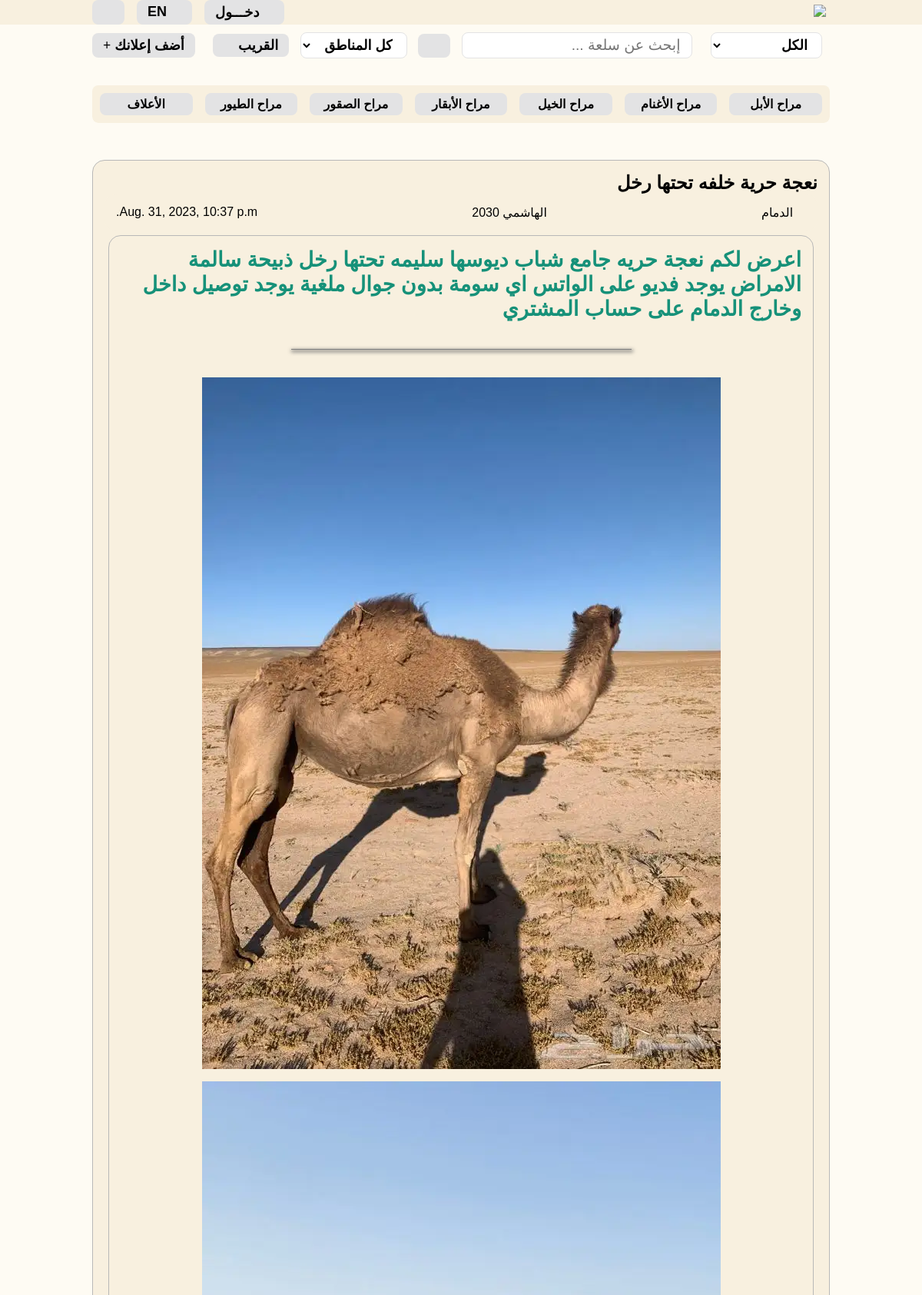
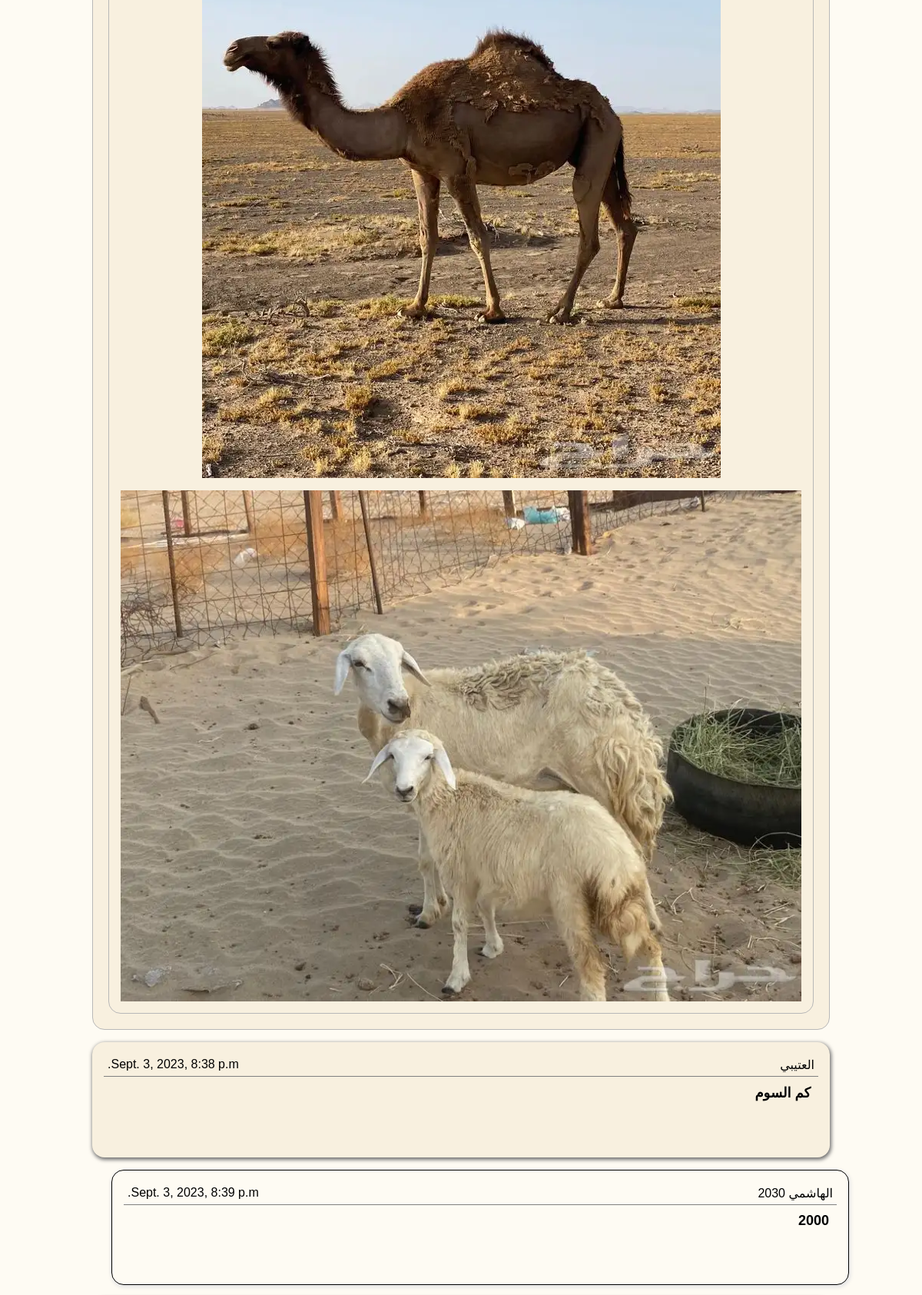
Screenshot of /post/detail/1 (upper part) with the database file from the repository (2 pictures, top to bottom).
### post_app/models.py (models this page shows, shortened)
class Post_Category(models.Model):
    name         = models.CharField(max_length=250, blank=True, null=True)
    created_date = models.DateTimeField(auto_now_add=True)
    last_update  = models.DateTimeField(auto_now=True)
    slug         = models.SlugField(max_length=100, unique=True, null=True)
    class Meta:
        verbose_name = 'category'
        verbose_name_plural = 'categories'

class Post(models.Model):
    status       = models.CharField(max_length=150, default='published')
    subject      = models.CharField(max_length=250, blank=True, null=True)
    created_by   = models.ForeignKey(User, on_delete=models.DO_NOTHING, blank=True, null=True)
    location     = models.ForeignKey(Location, on_delete=models.DO_NOTHING, null=True, blank=True)
    text         = models.TextField(max_length=1000, blank=True, null=True)
    category     = models.ForeignKey(Post_Category, on_delete=models.DO_NOTHING, blank=True, null=True)
    sub_category     = models.ForeignKey(Sub_Category, on_delete=models.DO_NOTHING, blank=True, null=True)
    created_date = models.DateTimeField(auto_now_add=True)
    last_update  = models.DateTimeField(auto_now=True)

class Location(models.Model):
    name         = models.CharField(max_length=250, blank=True, null=True)
    created_date = models.DateTimeField(auto_now_add=True)
    last_update  = models.DateTimeField(auto_now=True)
    def __str__(self):
        return self.name

class Post_Images(models.Model):
    post         = models.ForeignKey(Post, on_delete=models.CASCADE, blank=True, null=True, related_name='post_images')
    def upload_file(self, filename):
        return f'post_images/{self.post.id}/{filename}'
    image        = models.ImageField(upload_to=upload_file, blank=True, null=True)
    created_date = models.DateTimeField(auto_now_add=True)
    last_update  = models.DateTimeField(auto_now=True)

class Post_Comment(models.Model):
    post         = models.ForeignKey(Post, on_delete=models.CASCADE, blank=True, null=True, related_name='post_comments')
    created_by   = models.ForeignKey(User, on_delete=models.DO_NOTHING, blank=True, null=True)
    comment      = models.CharField(max_length=255, blank=True, null=True)
    created_date = models.DateTimeField(auto_now_add=True)
    last_update  = models.DateTimeField(auto_now=True)
    status       = models.CharField(max_length=150, default='published')

### user_app/models.py (models this page shows, shortened)
class User(AbstractBaseUser, PermissionsMixin):
    email               = models.EmailField(unique=True)
    full_name           = models.CharField(max_length=255)
    nikname             = models.CharField(max_length=100, blank=True, null=True, unique=True)
    email_verified      = models.BooleanField(default=False)
    mobile_verified     = models.BooleanField(default=False)
    created_date        = models.DateTimeField(auto_now_add=True)
    last_update         = models.DateTimeField(auto_now=True)
    mobile              = models.CharField(max_length=255, blank=True ,  default='+966 ', null=True)
    def image_upload(instance, filename):
        userName = str(instance.email).replace(re.search("\@.*", str(instance.email)).group(), "")
        return 'userApp/User_Profile_Photo/' + userName + '/'+filename
    profile_photo = models.ImageField(upload_to= image_upload, blank=True, max_length=500)
    LANGUAGE_CHOICES = (
                        ('en-us', 'English'),
                        ('ar', 'Arabic'),
                        )
    language = models.CharField(default='en-us', choices=LANGUAGE_CHOICES, max_length=5)
    date_joined   = models.DateTimeField(auto_now_add=True)
    is_active     = models.BooleanField(default=True)
    is_admin      = models.BooleanField(default=False)
    is_staff      = models.BooleanField(default=False)
    is_superuser  = models.BooleanField(default=False)
    is_online             = models.BooleanField(default=False)
    objects = MyAccountManager()
    USERNAME_FIELD =  'email'
    REQUIRED_FIELDS = [ 'full_name',]
    class Meta:
        ordering = ['-id']

### post_app/views.py (the view, shortened to what this page needs)
# urls.py: path('detail/<int:pk>', views.post_detail, name='post.detail'),
def post_detail(request, pk):
    thePost = Post.objects.get(pk=pk)
    return render(request, 'Post/detail.html', {"thePost":thePost})

### post_app/context_processors.py (called while the page is built)
def categories_list(request):
    categories = Post_Category.objects.all().values('name','id')
    return dict(categories=categories)

def location_list(request):
    location = Location.objects.all().values('name','id')
    return dict(location=location)

### templates/Post/detail.html (shortened to what this page needs)
{% extends 'base.html' %}
{% block main_content %}
    <div class="main-content">
        <div class="post-card">
          <div class="post-subject">
            <h2>
              {{thePost.subject}}
            </h2>
          </div>
          <div class="post-subDetail">
             <div class="location">
               <i class="fa fa-location"></i>
               {{thePost.location}}
             </div>
             <div class="user">
               <i class="fa fa-user"></i>
               {{thePost.created_by.nikname}}
             </div>
             <div class="DateTime">
               <i class="fa fa-clock"></i>
               {{thePost.created_date}}
             </div>
          </div>
          <div class="post-body">
           <p>
            {{thePost.text | safe}}
           </p>
           <br/>
           <hr>
           <br/>
           <div class="post-photos">
            {%for image in thePost.post_images.all%}
               <img src="{{image.image.url}}"/>
            {%endfor%}
           </div>
          </div>
        </div>
        {%for comment in thePost.post_comments.all%}
         <div class="{%if comment.created_by == comment.post.created_by%}reply-posted-comment{%else%}posted-comment{%endif%}">
           <div class="posted-comment-sender">
               <p>
                   {{comment.created_by.nikname}}
               </p>
               <p>
                   {{comment.created_date}}
               </p>
           </div>
           <div class="posted-message">
              {{ comment.comment}}
           </div>
         </div>
         {%endfor%}
       </div>
{% endblock main_content %}

### templates/base.html (shortened to what this page needs)
{%load static%}
<!DOCTYPE html>
<html lang="en" dir="rtl">
<head>
    <link rel="stylesheet" href="{% static 'css/style.css' %}"/>
    <link rel="stylesheet" href="{% static 'fontawesome_6/css/all.min.css' %}"/>
      <link rel="stylesheet" href="{% static 'lib/sweetalert2/sweetalert2.min.css' %}">
</head>
<body >
    <nav>
      <a href="{% url 'home'%}">  <img src="{% static 'img/selectedLogo.svg' %}" class="logo"></a>
        <div>
            <ul>
                 {%if not request.user.id %}
                <li onclick="login()">
                    <i class="fa fa-sign-in" aria-hidden="true"></i>
                     دخـــول
                </li>
                {%endif%}
                <li>
                    <i class="fa fa-sort" aria-hidden="true"></i>
                    EN
                </li>
                <li>
                 <i class="fa fa-moon"></i>
                </li>
            </ul>
        </div>
    </nav>
    <subnav>
        <div>
            <form action="{%url 'post.search'%}" method="GET">
            <select class="search-select" name="category" id="category-select-id">
              <option value="all">الكل</option>
            </select>
        <input type="text" id="Search_input" placeholder="إبحث عن سلعة ..." name="searchKey"/>
        <button class="search-btn"><i class="fa fa-search"></i></button>
            <select class="search-select" name="location" id="location-select-id">
               <option  value="all">
                كل المناطق
               </option>
            </select>
            <a class="search-btn">
                القريب
                <i class="fa fa-map"></i>
            </a>
        </form>
        </div>
        <a class="search-btn" href="{%url 'post.create'%}">
            أضف إعلانك
            <i class="fa fa-add"></i>
        </a>
    </subnav>
    <div class="Categories-warp">
    <div class="Categories">
        {%for category in categories%}
       <a href="{%url 'post.search'%}?category={{category.id}}&searchKey=&location=all">
       {{category.name}}
       </a>
       {%endfor%}
    </div>
    </div>
    {% block main_content %}
  {% endblock main_content %}
</body>
</html>

### static/css/style.css (style rules this page uses)
:root { --dark-primary : #F8F0DF; --extra-dark-primary : #d3ccbd; --light-primary : #FEFBF3; --secondary : #e3e3e4; --secondary2 : #d6d4d4; }
* { padding: 0; margin: 0; border: none; outline: none; box-sizing: border-box; font-family: 'Tajawal', sans-serif; }
.logo { width: 100px; margin: 5px; }
body { background: var(--light-primary); }
nav { width: 100%; display: flex; align-items: center; justify-content: space-between; padding-left: 10%; padding-right: 10%; background: var( --dark-primary); }
.main-content { display: flex; margin-left: 10%; margin-right: 10%; margin-top: 4%; flex-direction: column; align-items: center; justify-content: space-between; gap: 1rem; }
subnav { width: 100%; display: flex; align-items: center; justify-content: space-between; padding-left: 10%; padding-right: 10%; }
nav ul { list-style: none; display: flex; gap: 1rem; }
nav ul li { background: var(--Gray); padding: 5px 14px; border-radius: 0.5rem; font-weight: 600; font-size: large; cursor: pointer; color: #000000; transition: all 0.3s ease-in-out; background: var(--secondary); }
input { border: solid var( --secondary) 1px; }
#Search_input { border-radius: 0.5rem; background: #fff; width: 300px; padding: 5px 14px; margin: 10px; font-size: larger; }
.search-select { font-size: large; padding: 5px 14px; border-radius: 0.5rem; border: solid var( --secondary) 1px; background: #fff; cursor: pointer; color: #000; width: fit-content; margin: 10px; font-weight: 600; }
.search-btn { font-size: large; background: var(--secondary); padding: 5px 14px; border-radius: 0.5rem; cursor: pointer; color: #000; font-weight: 600; transition: all 0.3s ease-in-out; text-decoration: none; }
.Categories-warp { margin-left: 10%; margin-right: 10%; overflow-x: auto; border-radius: 0.5rem; }
.Categories { width: 100%; display: flex; align-items: center; justify-content: space-between; padding: 10px; margin-top: 25px; background: var(--dark-primary); border-radius: 0.5rem; gap: 1rem; }
.Categories a { width: 150px; height: 100%; min-height: 100%; background: var(--secondary); padding: 5px 14px; border-radius: 0.5rem; cursor: pointer; transition: all 0.3s ease-in-out; text-decoration: none; text-align: center; color: #000; font-weight: 600; }
hr { border: none; height: 1px; width: 50%; background: #7e7e7e; margin: auto; align-self: center; margin-top: 15px; margin-bottom: 15px; box-shadow: #707070 1px 2px 5px 1px; }
.post-card { width: 100%; height: fit-content; border-radius: 1rem; border: #b8b8b8 solid 1px; background: var(--dark-primary); display: flex; flex-direction: column; padding: 15px; }
.post-subDetail { padding: 15px; width: 100%; display: flex; flex-direction: row; justify-content: space-between; align-content: center; background: var(--dark-primary);; border-radius: 1rem; }
.post-body { border-radius: 1rem; margin: 5px; padding: 15px; font-size: large; border: #b8b8b8 solid 1px; }
.post-photos { width: 100%; display: flex; flex-direction: column; justify-content: space-between; align-items: center; gap: 1rem; }
.post-photos img { max-width: 100% }
.posted-comment { background: var(--dark-primary ); width: 100%; max-width: 100%; min-height: 150px; border-radius: 1rem; box-shadow: #707070 1px 2px 5px 1px; padding: 15px; }
.reply-posted-comment { background: var(--light-primary); width: 100%; max-width: 100%; min-height: 150px; border-radius: 1rem; border: solid #000 1px; box-shadow: var(--secondary) 1px 2px 5px 1px; padding: 15px; margin-left: 50px; }
.posted-comment-sender { display: flex; flex-direction: row; width: 100%; justify-content: space-between; align-items: center; border-bottom: #808080 solid 1px; padding: 5px; gap: 5rem; }
.posted-message { padding: 10px; font-size: large; color: #000000; font-weight: 600; }

### rows the page displays
Post_Category: name "مراح الأبل"
Post_Category: name "مراح الأغنام"
Post_Category: name "مراح الخيل"
Post_Category: name "مراح الأبقار"
Post_Category: name "مراح الصقور"
Post_Category: name "مراح الطيور"
Post_Category: name "الأعلاف"
Post: subject "نعجة حرية خلفه تحتها رخل", location "الدمام", created_by.nikname "الهاشمي 2030", created_date "Aug. 31, 2023, 10:37 p.m.", text "اعرض لكم نعجة حريه جامع شباب ديوسها سليمه تحتها رخل ذبيحة سالمة الامراض يوجد فديو على الواتس اي سومة بدون جوال ملغية يوجد توصيل داخل وخارج الدمام على حساب المشتري"
Post_Images: image (picture)
Post_Images: image (picture)
Post_Images: image (picture)
Post_Comment: created_by.nikname "العتيبي", created_date "Sept. 3, 2023, 8:38 p.m.", comment "كم السوم"
Post_Comment: created_by.nikname "الهاشمي 2030", created_date "Sept. 3, 2023, 8:39 p.m.", comment "2000"
